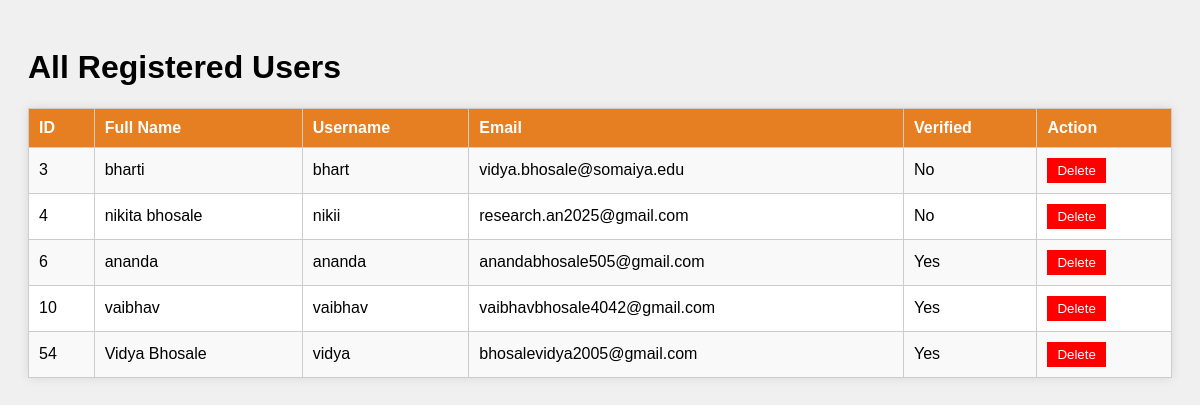
Page /all_users on the committed database.
### tables this page shows
CREATE TABLE users (
                    id INTEGER PRIMARY KEY AUTOINCREMENT,
                    fullname TEXT NOT NULL,
                    email TEXT UNIQUE NOT NULL,
                    username TEXT UNIQUE NOT NULL,
                    password TEXT NOT NULL, verified INTEGER DEFAULT 0);

### app.py (the view)
@app.route("/all_users")
def admin_page():
    conn = get_db_connection()
    users = conn.execute("SELECT id, fullname, username, email, verified FROM users").fetchall()
    conn.close()
    return render_template("all_users.html", users=users)

### app.py (called while the page is built)
def get_db_connection():
    conn = sqlite3.connect(DATABASE)
    conn.row_factory = sqlite3.Row
    return conn

### templates/all_users.html (shortened to what this page needs)
<!DOCTYPE html>
<html lang="en">
<head>
</head>
<body>
<h1>All Registered Users</h1>
<table>
<tr>
    <th>ID</th>
    <th>Full Name</th>
    <th>Username</th>
    <th>Email</th>
    <th>Verified</th>
    <th>Action</th>
</tr>
{% for u in users %}
<tr>
    <td>{{ u['id'] }}</td>
    <td>{{ u['fullname'] }}</td>
    <td>{{ u['username'] }}</td>
    <td>{{ u['email'] }}</td>
    <td>{{ 'Yes' if u['verified'] else 'No' }}</td>
    <td>
        <form action="{{ url_for('delete_user', user_id=u['id']) }}" method="POST" onsubmit="return confirm('Are you sure you want to delete this user?');">
            <button type="submit">Delete</button>
        </form>
    </td>
</tr>
{% endfor %}
</table>
</body>
</html>

### templates/all_users.html (style rules this page uses)
body { font-family:sans-serif; background:#f0f0f0; padding:20px; }
table { border-collapse: collapse; width:100%; background:#fff; box-shadow:0 0 10px rgba(0,0,0,0.1); }
th, td { border:1px solid #ccc; padding:10px; text-align:left; }
th { background:#e67e22; color:#fff; }
tr:nth-child(even) { background:#f9f9f9; }
button { padding:5px 10px; background:red; color:white; border:none; cursor:pointer; }

### rows in the picture
users: id "3", fullname "bharti", username "bhart", email "vidya.bhosale@somaiya.edu", verified "No"
users: id "4", fullname "nikita bhosale", username "nikii", email "research.an2025@gmail.com", verified "No"
users: id "6", fullname "ananda", username "ananda", email "anandabhosale505@gmail.com", verified "Yes"
users: id "10", fullname "vaibhav", username "vaibhav", email "vaibhavbhosale4042@gmail.com", verified "Yes"
users: id "54", fullname "Vidya Bhosale", username "vidya", email "bhosalevidya2005@gmail.com", verified "Yes"
